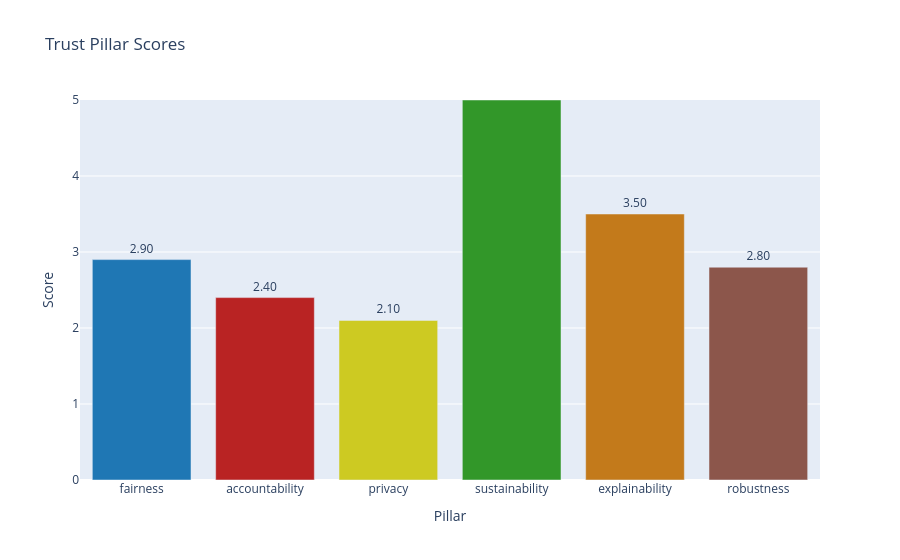
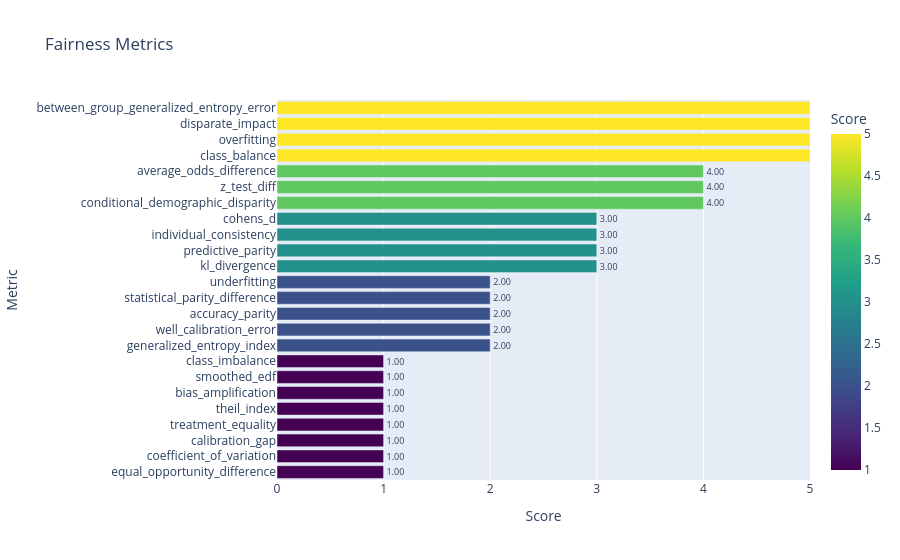
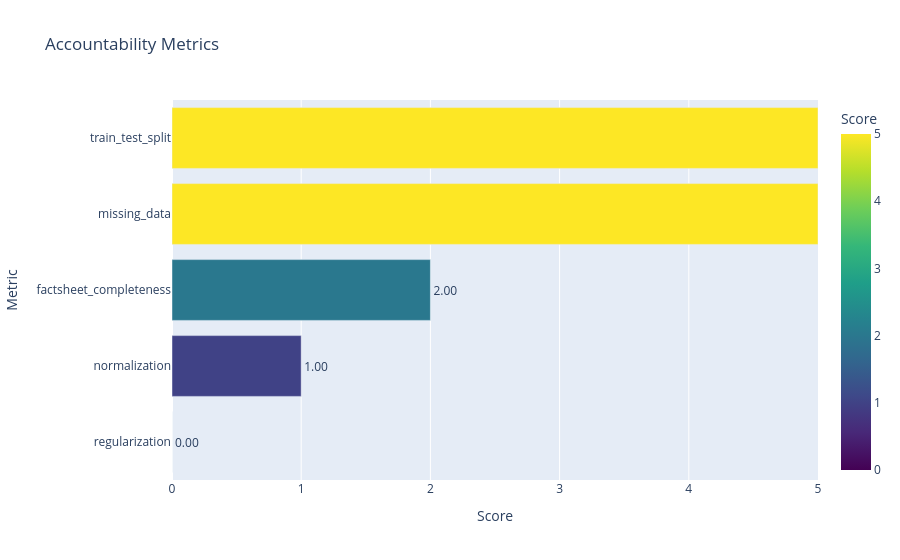
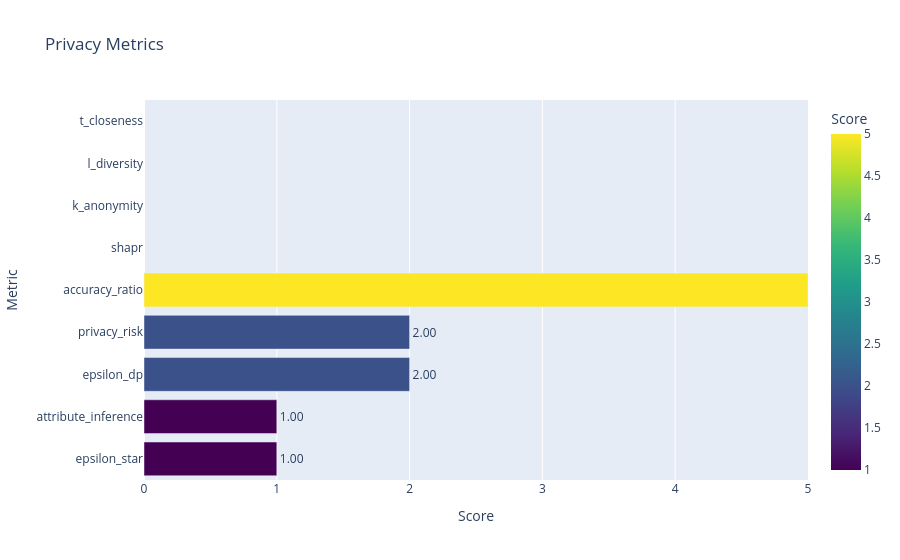

Source (notebook cell) for these figures, in order:
### Code cell
evaluator.plot_results()

### Figure 1 — Plotly figure (JSON) as saved in the notebook; plotly's stock layout.template omitted (floating-point values rounded to 4 significant figures)
{"data": [{"hovertemplate": "Pillar=%{x}<br>Score=%{text}<extra></extra>", "legendgroup": "", "marker": {"color": ["#1f77b4", "#b92323", "#CDCA22", "#329729", "#c37a1b", "#8c564b"], "pattern": {"shape": ""}}, "name": "", "orientation": "v", "showlegend": false, "text": [2.9, 2.4, 2.1, 5.0, 3.5, 2.8], "textposition": "outside", "texttemplate": "%{text:.2f}", "type": "bar", "x": ["fairness", "accountability", "privacy", "sustainability", "explainability", "robustness"], "xaxis": "x", "y": [2.9, 2.4, 2.1, 5.0, 3.5, 2.8], "yaxis": "y"}], "layout": {"barmode": "relative", "legend": {"tracegroupgap": 0}, "title": {"text": "Trust Pillar Scores"}, "xaxis": {"anchor": "y", "domain": [0, 1], "title": {"text": "Pillar"}}, "yaxis": {"anchor": "x", "domain": [0, 1], "range": [0, 5], "title": {"text": "Score"}}}}

### Figure 2 — Plotly figure (JSON) as saved in the notebook; plotly's stock layout.template omitted (floating-point values rounded to 4 significant figures)
{"data": [{"hovertemplate": "Score=%{marker.color}<br>Metric=%{y}<extra></extra>", "legendgroup": "", "marker": {"color": [1, 1, 1, 1, 1, 1, 1, 1, 2, 2, 2, 2, 2, 3, 3, 3, 3, 4, 4, 4, 5, 5, 5, 5], "coloraxis": "coloraxis", "pattern": {"shape": ""}}, "name": "", "orientation": "h", "showlegend": false, "text": [1.0, 1.0, 1.0, 1.0, 1.0, 1.0, 1.0, 1.0, 2.0, 2.0, 2.0, 2.0, 2.0, 3.0, 3.0, 3.0, 3.0, 4.0, 4.0, 4.0, 5.0, 5.0, 5.0, 5.0], "textposition": "outside", "texttemplate": "%{text:.2f}", "type": "bar", "x": [1, 1, 1, 1, 1, 1, 1, 1, 2, 2, 2, 2, 2, 3, 3, 3, 3, 4, 4, 4, 5, 5, 5, 5], "xaxis": "x", "y": ["equal_opportunity_difference", "coefficient_of_variation", "calibration_gap", "treatment_equality", "theil_index", "bias_amplification", "smoothed_edf", "class_imbalance", "generalized_entropy_index", "well_calibration_error", "accuracy_parity", "statistical_parity_difference", "underfitting", "kl_divergence", "predictive_parity", "individual_consistency", "cohens_d", "conditional_demographic_disparity", "z_test_diff", "average_odds_difference", "class_balance", "overfitting", "disparate_impact", "between_group_generalized_entropy_error"], "yaxis": "y"}], "layout": {"barmode": "relative", "coloraxis": {"colorbar": {"title": {"text": "Score"}}, "colorscale": [[0, "#440154"], [0.1111, "#482878"], [0.2222, "#3e4989"], [0.3333, "#31688e"], [0.4444, "#26828e"], [0.5556, "#1f9e89"], [0.6667, "#35b779"], [0.7778, "#6ece58"], [0.8889, "#b5de2b"], [1, "#fde725"]]}, "legend": {"tracegroupgap": 0}, "title": {"text": "Fairness Metrics"}, "xaxis": {"anchor": "y", "domain": [0, 1], "range": [0, 5], "title": {"text": "Score"}}, "yaxis": {"anchor": "x", "domain": [0, 1], "title": {"text": "Metric"}}}}

### Figure 3 — Plotly figure (JSON) as saved in the notebook; plotly's stock layout.template omitted (floating-point values rounded to 4 significant figures)
{"data": [{"hovertemplate": "Score=%{marker.color}<br>Metric=%{y}<extra></extra>", "legendgroup": "", "marker": {"color": [0.0, 1.0, 2.0, 5.0, 5.0], "coloraxis": "coloraxis", "pattern": {"shape": ""}}, "name": "", "orientation": "h", "showlegend": false, "text": [0.0, 1.0, 2.0, 5.0, 5.0], "textposition": "outside", "texttemplate": "%{text:.2f}", "type": "bar", "x": [0.0, 1.0, 2.0, 5.0, 5.0], "xaxis": "x", "y": ["regularization", "normalization", "factsheet_completeness", "missing_data", "train_test_split"], "yaxis": "y"}], "layout": {"barmode": "relative", "coloraxis": {"colorbar": {"title": {"text": "Score"}}, "colorscale": [[0, "#440154"], [0.1111, "#482878"], [0.2222, "#3e4989"], [0.3333, "#31688e"], [0.4444, "#26828e"], [0.5556, "#1f9e89"], [0.6667, "#35b779"], [0.7778, "#6ece58"], [0.8889, "#b5de2b"], [1, "#fde725"]]}, "legend": {"tracegroupgap": 0}, "title": {"text": "Accountability Metrics"}, "xaxis": {"anchor": "y", "domain": [0, 1], "range": [0, 5], "title": {"text": "Score"}}, "yaxis": {"anchor": "x", "domain": [0, 1], "title": {"text": "Metric"}}}}

### Figure 4 — Plotly figure (JSON) as saved in the notebook; plotly's stock layout.template omitted (floating-point values rounded to 4 significant figures)
{"data": [{"hovertemplate": "Score=%{marker.color}<br>Metric=%{y}<extra></extra>", "legendgroup": "", "marker": {"color": [1.0, 1.0, 2.0, 2.0, 5.0, NaN, NaN, NaN, NaN], "coloraxis": "coloraxis", "pattern": {"shape": ""}}, "name": "", "orientation": "h", "showlegend": false, "text": [1.0, 1.0, 2.0, 2.0, 5.0, NaN, NaN, NaN, NaN], "textposition": "outside", "texttemplate": "%{text:.2f}", "type": "bar", "x": [1.0, 1.0, 2.0, 2.0, 5.0, NaN, NaN, NaN, NaN], "xaxis": "x", "y": ["epsilon_star", "attribute_inference", "epsilon_dp", "privacy_risk", "accuracy_ratio", "shapr", "k_anonymity", "l_diversity", "t_closeness"], "yaxis": "y"}], "layout": {"barmode": "relative", "coloraxis": {"colorbar": {"title": {"text": "Score"}}, "colorscale": [[0, "#440154"], [0.1111, "#482878"], [0.2222, "#3e4989"], [0.3333, "#31688e"], [0.4444, "#26828e"], [0.5556, "#1f9e89"], [0.6667, "#35b779"], [0.7778, "#6ece58"], [0.8889, "#b5de2b"], [1, "#fde725"]]}, "legend": {"tracegroupgap": 0}, "title": {"text": "Privacy Metrics"}, "xaxis": {"anchor": "y", "domain": [0, 1], "range": [0, 5], "title": {"text": "Score"}}, "yaxis": {"anchor": "x", "domain": [0, 1], "title": {"text": "Metric"}}}}
